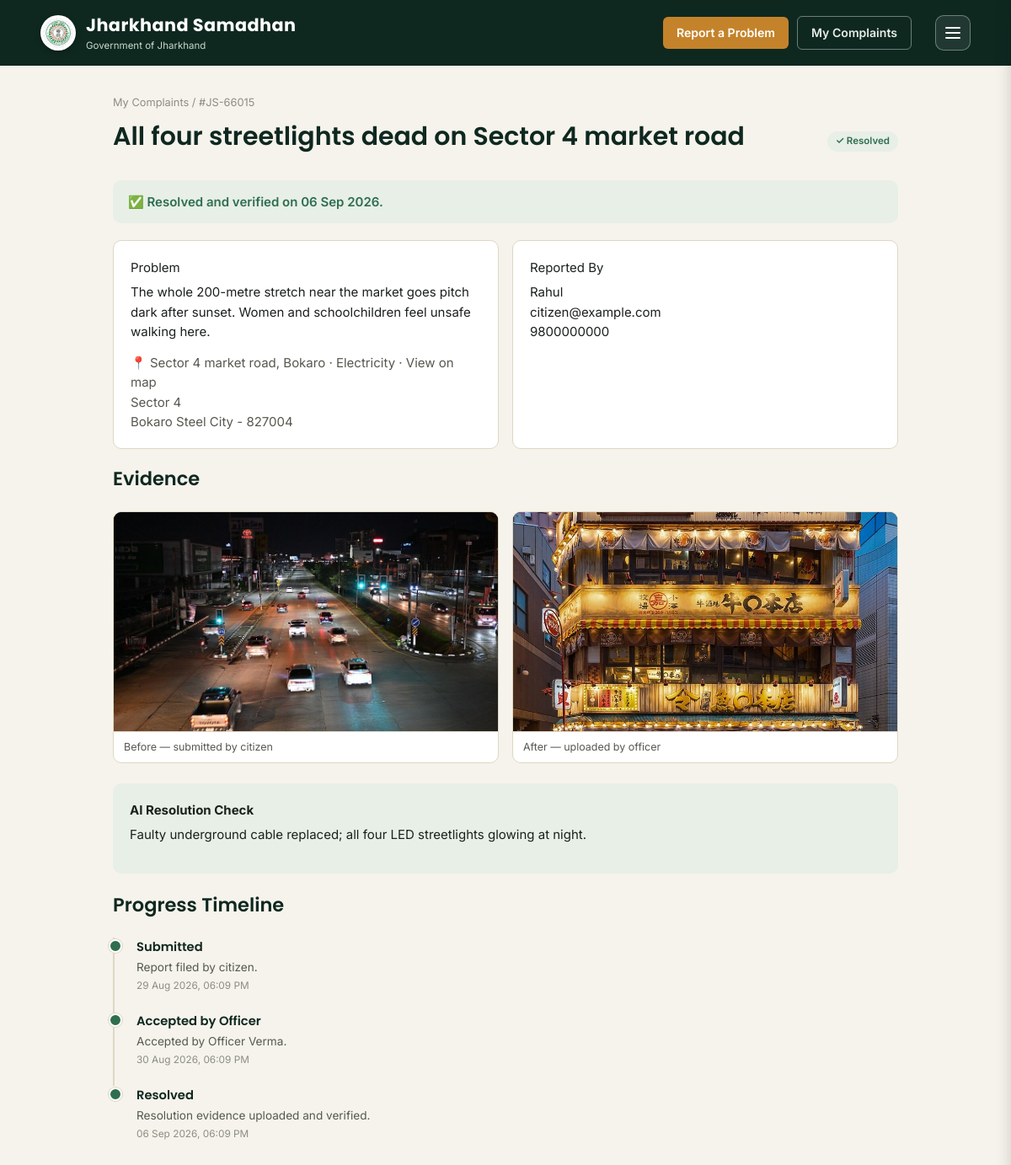
The app's page /citizen/complaint/JS-66015 (signed in) with its own data.
### tables this page shows
CREATE TABLE complaints (
    id INTEGER PRIMARY KEY AUTOINCREMENT,
    code TEXT UNIQUE NOT NULL,
    title TEXT NOT NULL,
    description TEXT NOT NULL,
    category TEXT NOT NULL,
    district TEXT NOT NULL,
    location_text TEXT,
    photo_filename TEXT,
    is_photo_video INTEGER DEFAULT 0,
    citizen_id INTEGER NOT NULL,
    officer_id INTEGER,
    status TEXT NOT NULL DEFAULT 'Submitted',
    ai_confidence INTEGER,
    ai_note TEXT,
    accepted_at TEXT,
    deadline TEXT,
    resolution_filename TEXT,
    resolution_confidence REAL,
    resolution_note TEXT,
    resolved_at TEXT,
    created_at TEXT NOT NULL, latitude REAL, longitude REAL, image_metadata TEXT, image_taken_at TEXT, image_latitude REAL, image_longitude REAL, location_address TEXT, location_city TEXT, location_state TEXT, pincode TEXT, ai_detail TEXT,
    FOREIGN KEY(citizen_id) REFERENCES users(id),
    FOREIGN KEY(officer_id) REFERENCES users(id)
);

CREATE TABLE users (
    id INTEGER PRIMARY KEY AUTOINCREMENT,
    name TEXT NOT NULL,
    email TEXT UNIQUE NOT NULL,
    phone TEXT NOT NULL,
    role TEXT NOT NULL,
    password_hash TEXT NOT NULL,
    created_at TEXT NOT NULL
, alternate_phone TEXT, home_address TEXT, profile_photo TEXT);

CREATE TABLE complaint_logs (
    id INTEGER PRIMARY KEY AUTOINCREMENT,
    complaint_id INTEGER NOT NULL,
    status TEXT NOT NULL,
    note TEXT,
    timestamp TEXT NOT NULL,
    FOREIGN KEY(complaint_id) REFERENCES complaints(id)
);

### app.py (the view)
@app.route("/citizen/complaint/<code>")
@login_required
def track_complaint(code):
    conn = db.get_db()
    row = db.get_complaint_row(conn, code=code)
    if row is None:
        abort(404)
    complaint = db.hydrate_complaint(conn, row, with_relations=True)
    if g.current_user.role == "citizen" and complaint.citizen_id != g.current_user.id:
        abort(403)
    return render_template("track_complaint.html", c=complaint)

### app.py (called while the page is built)
@app.teardown_appcontext
def _close_db(exception):
    db.close_db(exception)

@app.before_request
def load_current_user():
    user_id = session.get("user_id")
    g.current_user = db.hydrate_user(db.get_user_by_id(db.get_db(), user_id)) if user_id else None
    g.lang = session.get("lang", i18n.DEFAULT_LANG)
    if g.lang not in i18n.LANGUAGE_CODES:
        g.lang = i18n.DEFAULT_LANG

@app.context_processor
def inject_current_user():
    return {
        "current_user": g.get("current_user"),
        "LANGUAGES": i18n.LANGUAGES,
        "current_lang_code": g.get("lang", i18n.DEFAULT_LANG),
    }

def profile_photo_url(user):
    photo = getattr(user, "profile_photo", None)
    if photo:
        return url_for("static", filename="profile/" + photo)
    email = (getattr(user, "email", "") or "").strip().lower()
    if not email:
        return None
    digest = hashlib.md5(email.encode("utf-8")).hexdigest()
    return f"https://www.gravatar.com/avatar/{digest}?d=identicon&s=128"

def login_required(fn):
    @wraps(fn)
    def wrapper(*args, **kwargs):
        if g.current_user is None:
            flash("Please log in to continue.", "error")
            return redirect(url_for("landing"))
        return fn(*args, **kwargs)
    return wrapper

### db.py (called while the page is built)
def get_db():
    if "db" not in g:
        g.db = sqlite3.connect(DB_PATH)
        g.db.row_factory = sqlite3.Row
        g.db.execute("PRAGMA foreign_keys = ON")
    return g.db

def _parse_dt(s):
    return datetime.fromisoformat(s) if s else None

def _now():
    return datetime.utcnow()

def hydrate_user(row):
    if row is None:
        return None
    d = dict(row)
    ns = SimpleNamespace(**d)
    ns.created_at = _parse_dt(d.get("created_at"))
    return ns

def hydrate_log(row):
    d = dict(row)
    ns = SimpleNamespace(**d)
    ns.timestamp = _parse_dt(d["timestamp"])
    return ns

def get_user_by_id(conn, user_id):
    if user_id is None:
        return None
    return conn.execute("SELECT * FROM users WHERE id=?", (user_id,)).fetchone()

def get_complaint_row(conn, complaint_id=None, code=None):
    if code is not None:
        return conn.execute("SELECT * FROM complaints WHERE code=?", (code,)).fetchone()
    return conn.execute("SELECT * FROM complaints WHERE id=?", (complaint_id,)).fetchone()

### i18n.py (called while the page is built, shortened)
def current_lang():
    return getattr(g, "lang", DEFAULT_LANG)

def tr_text(text, lang=None):
    lang = lang or current_lang()
    if lang == "en" or not text or not text.strip():
        return text

### templates/track_complaint.html (shortened to what this page needs)
{% extends "app_base.html" %}
{% import "macros.html" as m %}
{% block content %}
<div class="crumb"><a href="{{ url_for('my_complaints') if current_user.role=='citizen' else url_for('landing') }}">{{ t('my_complaints') }}</a> / #{{ c.code }}</div>
<div class="topbar">
  <h1>{{ tr_text(c.title) }}</h1>
  {{ m.status_badge(c) }}
</div>
{% if c.status == 'AI Verified' %}
<div class="banner banner-ai">{{ t('banner_ai_verified', conf=c.ai_confidence) }}</div>
{% elif c.status == 'Pending Officer Review' %}
<div class="banner banner-warn">{{ t('banner_pending_officer') }}</div>
{% elif c.status == 'Accepted by Officer' and c.is_overdue %}
<div class="banner banner-danger">{{ t('banner_overdue', deadline=c.deadline.strftime('%d %b %Y')) }}</div>
{% elif c.status == 'Accepted by Officer' %}
<div class="banner banner-ok">{{ t('banner_accepted', officer=(c.officer.name if c.officer else ''), deadline=c.deadline.strftime('%d %b %Y'), days=c.days_left) }}</div>
{% elif c.status == 'Reopened' %}
<div class="banner banner-danger">{{ t('banner_reopened') }}</div>
{% elif c.status == 'Resolved' %}
<div class="banner banner-ok">{{ t('banner_resolved', date=c.resolved_at.strftime('%d %b %Y')) }}</div>
{% elif c.status == 'Rejected' %}
<div class="banner banner-danger">{{ t('banner_rejected') }}</div>
{% endif %}
<div class="grid grid-2" style="margin-bottom:22px;">
  <div class="card">
    <div class="id">{{ t('problem_section') }}</div>
    <p style="margin:6px 0 14px;">{{ tr_text(c.description) }}</p>
    <div class="meta" style="color:var(--ink-soft);">
      📍 {{ c.location_text or '—' }}, {{ dist_label(c.district) }} · {{ cat_label(c.category) }}
      {% if c.latitude is not none and c.longitude is not none %}
      · <a href="https://www.openstreetmap.org/?mlat={{ c.latitude }}&mlon={{ c.longitude }}#map=18/{{ c.latitude }}/{{ c.longitude }}" target="_blank" rel="noopener">View on map</a>
      {% endif %}
      {% if c.location_address %}<br>{{ c.location_address }}{% endif %}
      {% if c.location_city or c.pincode %}<br>{{ c.location_city or '' }}{% if c.pincode %} - {{ c.pincode }}{% endif %}{% endif %}
    </div>
  </div>
  <div class="card">
    <div class="id">{{ t('reported_by_section') }}</div>
    <p style="margin:6px 0 0;">{{ c.citizen.name }}<br>{{ c.citizen.email }}<br>{{ c.citizen.phone }}</p>
  </div>
</div>
<div class="section-title"><h2>{{ t('evidence_section') }}</h2></div>
<div class="evidence-pair" style="margin-bottom:24px;">
  <div class="evidence-box">
    {% if c.is_photo_video %}
      <video src="{{ url_for('uploaded_file', filename=c.photo_filename) }}" controls></video>
    {% else %}
      <img src="{{ url_for('uploaded_file', filename=c.photo_filename) }}" alt="Before evidence">
    {% endif %}
    <div class="cap">{{ t('evidence_before') }}</div>
  </div>
  {% if c.resolution_filename %}
  <div class="evidence-box">
    <img src="{{ url_for('uploaded_file', filename=c.resolution_filename) }}" alt="After evidence">
    <div class="cap">{{ t('evidence_after_officer') }}</div>
  </div>
  {% else %}
  <div class="evidence-box" style="display:flex; align-items:center; justify-content:center; min-height:140px; color:var(--ink-faint); font-size:.85rem;">
    {{ t('evidence_after_pending') }}
  </div>
  {% endif %}
</div>
{% if c.resolution_note %}
<div class="card" style="margin-bottom:24px; background:var(--sal-light); border:none;">
  <strong>{{ t('ai_resolution_check') }}</strong>
  <p style="margin-top:6px;">{{ c.resolution_note }}{% if c.resolution_confidence is not none %} ({{ t('change_score') }}: {{ c.resolution_confidence }}/100){% endif %}</p>
</div>
{% endif %}
<div class="section-title"><h2>{{ t('progress_timeline') }}</h2></div>
<ul class="timeline">
  {% for log in c.logs %}
  <li>
    <div class="t-status">{{ log.status }}</div>
    {% if log.note %}<div class="t-note">{{ log.note }}</div>{% endif %}
    <div class="t-time">{{ log.timestamp.strftime('%d %b %Y, %I:%M %p') }}</div>
  </li>
  {% endfor %}
</ul>
{% endblock %}

### static/css/style.css (style rules this page uses)
:root { --forest: #163B2E; --forest-deep: #0E2820; --sal: #2F6E4E; --sal-light: #E7EFE7; --amber: #C4832A; --amber-light: #F5E6CE; --teal: #0E7C7B; --teal-light: #DFF1F0; --red: #A83A2C; --red-light: #F6E2DE; --blue: #2E5AA8; --blue-light: #E3E9F7; --paper: #F6F3EC; --card: #FFFFFF; --line: #DED7C4; --ink: #1B211D; --ink-soft: #55594F; --ink-faint: #8C8E82; --radius-s: 6px; --radius-m: 10px; --radius-l: 16px; --shadow: 0 1px 2px rgba(22,59,46,0.06), 0 4px 16px rgba(22,59,46,0.05); --font-head: 'Poppins', 'Segoe UI', sans-serif; --font-body: 'Inter', 'Segoe UI', sans-serif; }
* { box-sizing: border-box; }
html,body { margin:0; padding:0; }
body { background: var(--paper); color: var(--ink); font-family: var(--font-body); font-size: 15px; line-height:1.55; -webkit-font-smoothing: antialiased; }
h1,h2,h3,h4 { font-family: var(--font-head); color: var(--forest-deep); line-height:1.2; margin:0 0 .4em 0; font-weight:600; }
a { color:inherit; text-decoration:none; }
p { margin:0 0 1em 0; max-width:62ch; }
.section-title { display:flex; align-items:baseline; justify-content:space-between; margin-bottom:16px; }
.crumb { font-size:.8rem; color:var(--ink-faint); margin-bottom:12px; }
.topbar { display:flex; justify-content:space-between; align-items:center; margin-bottom:22px; flex-wrap:wrap; gap:10px; }
.card { background:var(--card); border:1px solid var(--line); border-radius:var(--radius-m); padding:20px; }
.grid { display:grid; gap:16px; }
.grid-2 { grid-template-columns:repeat(2,1fr); }
.timeline { list-style:none; margin:0; padding:0; }
.timeline li { position:relative; padding:0 0 22px 26px; border-left:2px solid var(--line); }
.timeline li:last-child { border-color:transparent; padding-bottom:0; }
.timeline li::before { content:''; position:absolute; left:-7px; top:2px; width:12px; height:12px; border-radius:50%; background:var(--sal); border:2px solid #fff; box-shadow:0 0 0 1px var(--line); }
.timeline .t-status { font-family:var(--font-head); font-weight:600; font-size:.92rem; color:var(--forest-deep); }
.timeline .t-note { font-size:.85rem; color:var(--ink-soft); margin:2px 0; }
.timeline .t-time { font-size:.74rem; color:var(--ink-faint); }
.banner { display:flex; align-items:center; gap:12px; border-radius:var(--radius-m); padding:14px 18px; margin-bottom:20px; font-weight:600; }
.banner-ok { background:var(--sal-light); color:var(--sal); }
.evidence-pair { display:grid; grid-template-columns:1fr 1fr; gap:16px; }
.evidence-box { border:1px solid var(--line); border-radius:var(--radius-m); overflow:hidden; background:#fff; }
.evidence-box img, .evidence-box video { width:100%; display:block; max-height:260px; object-fit:cover; background:#111; }
.evidence-box .cap { padding:8px 12px; font-size:.78rem; color:var(--ink-soft); border-top:1px solid var(--line); }

### records on screen
complaints: code "JS-66015", title "All four streetlights dead on Sector 4 market road", description "The whole 200-metre stretch near the market goes pitch dark after sunset. Women and schoolchildren feel unsafe walking here.", location_text "Sector 4 market road", district "Bokaro", category "Electricity", location_address "Sector 4", location_city "Bokaro Steel City", pincode "827004", photo_filename (picture), resolution_filename (picture), resolution_note "Faulty underground cable replaced; all four LED streetlights glowing at night."
users: citizen.name "Rahul", citizen.email "citizen@example.com", citizen.phone "9800000000"
complaint_logs: status "Submitted", note "Report filed by citizen."
complaint_logs: status "Accepted by Officer", note "Accepted by Officer Verma."
complaint_logs: status "Resolved", note "Resolution evidence uploaded and verified."

### other values on screen
{{ t('app_name') }} "Jharkhand Samadhan"
{{ t('govt_of_jharkhand') }} "Government of Jharkhand"
{{ t('nav_report') }} "Report a Problem"
{{ t('nav_my_complaints') }} "My Complaints"
{{ t('my_complaints') }} "My Complaints"
{{ t('status_resolved') }} "✓ Resolved"
{{ t('banner_resolved', date=c.resolved_at.strftime('%d %b %Y')) }} "✅ Resolved and verified on 06 Sep 2026."
{{ t('problem_section') }} "Problem"
{{ t('reported_by_section') }} "Reported By"
{{ t('evidence_section') }} "Evidence"
{{ t('evidence_before') }} "Before — submitted by citizen"
{{ t('evidence_after_officer') }} "After — uploaded by officer"
{{ t('ai_resolution_check') }} "AI Resolution Check"
{{ t('progress_timeline') }} "Progress Timeline"
{{ log.timestamp.strftime('%d %b %Y, %I:%M %p') }} "29 Aug 2026, 06:09 PM" "30 Aug 2026, 06:09 PM" "06 Sep 2026, 06:09 PM"
